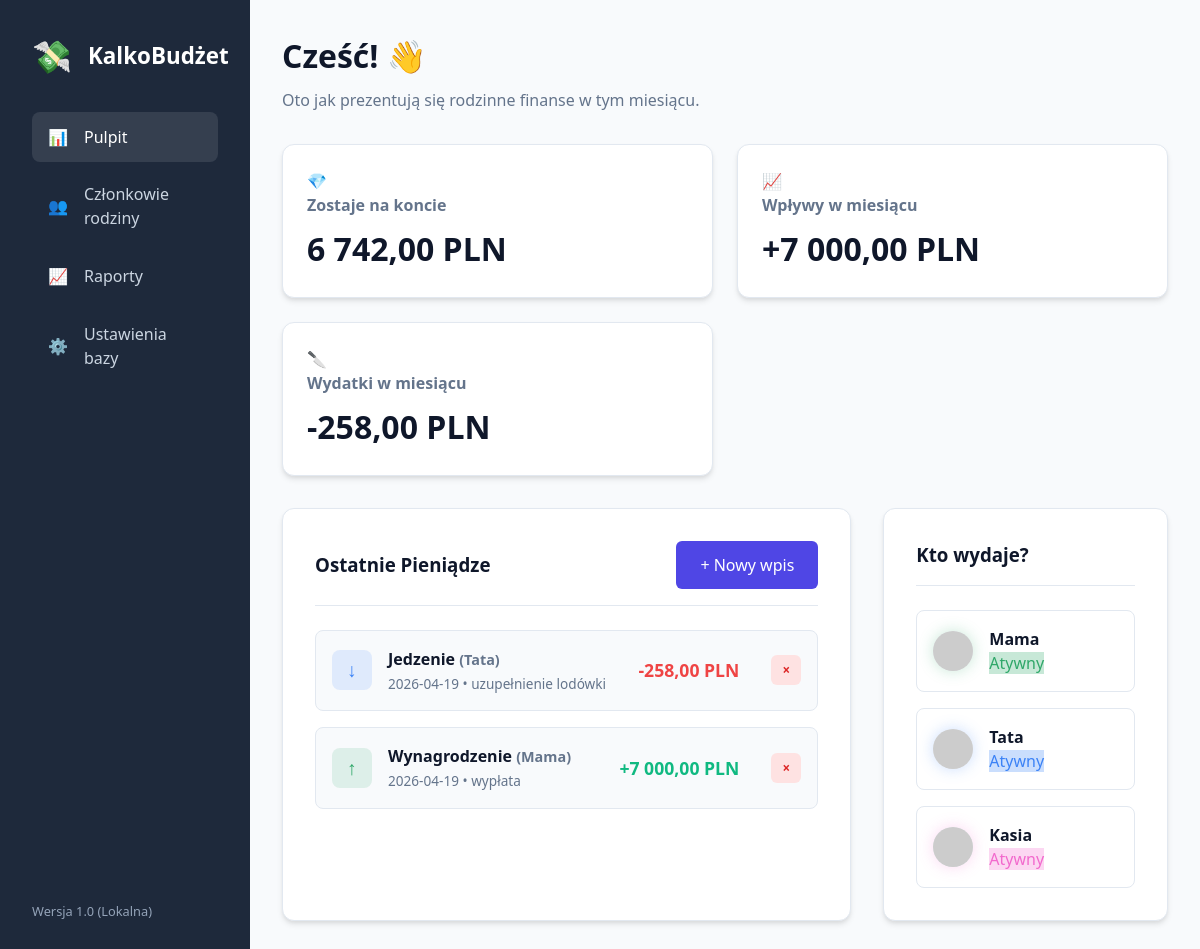
Before: / with the older database file.
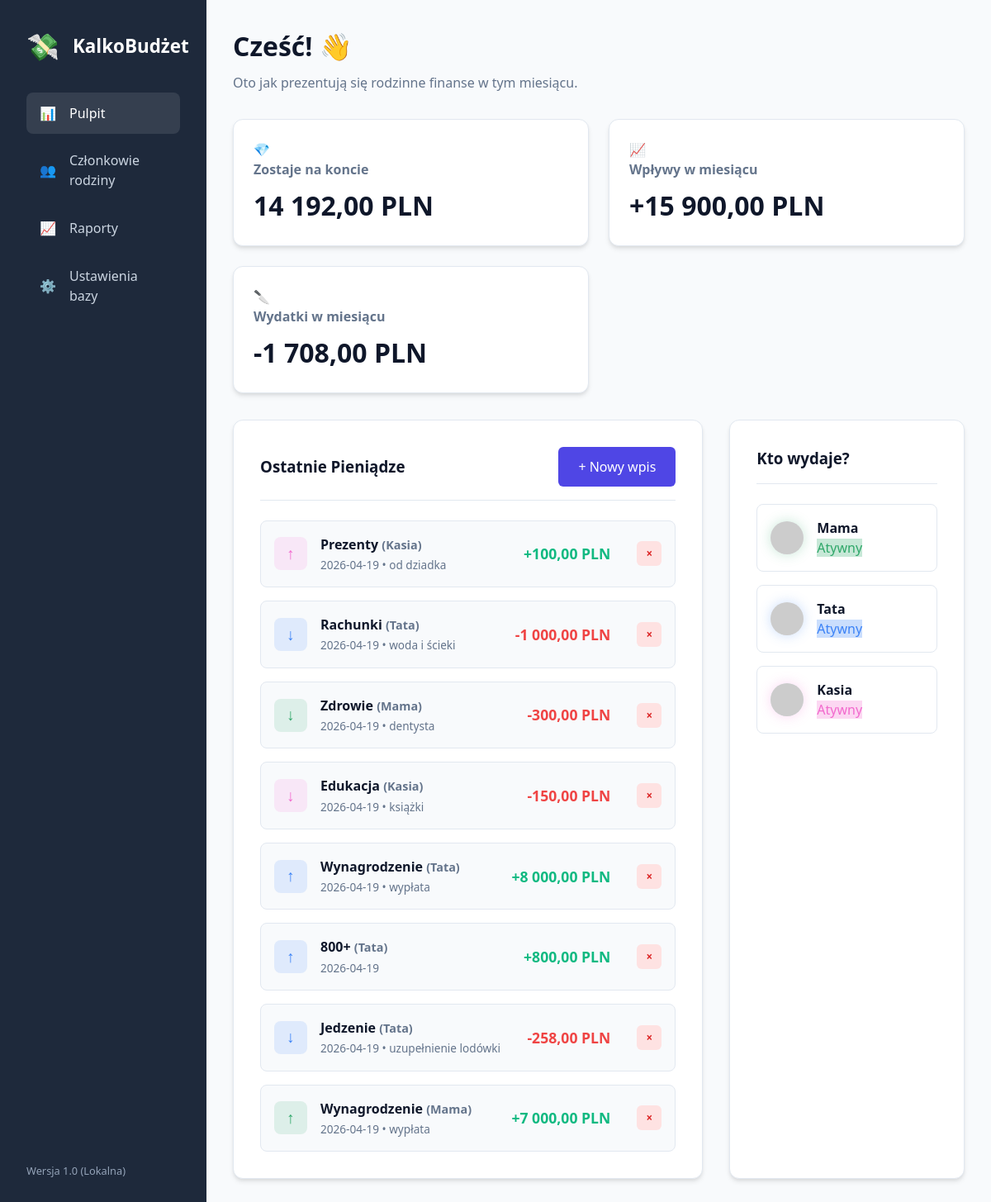
After: the same page with the newer database file.
### tables this page shows
CREATE TABLE transactions (
                id INTEGER PRIMARY KEY AUTOINCREMENT,
                user_id INTEGER NOT NULL,
                category_id INTEGER NOT NULL,
                amount REAL NOT NULL,
                date TEXT NOT NULL,
                description TEXT,
                type TEXT NOT NULL CHECK(type IN ('income', 'expense')),
                FOREIGN KEY (user_id) REFERENCES users(id),
                FOREIGN KEY (category_id) REFERENCES categories(id)
            );

CREATE TABLE categories (
                id INTEGER PRIMARY KEY AUTOINCREMENT,
                name TEXT NOT NULL,
                type TEXT NOT NULL CHECK(type IN ('income', 'expense'))
            );

CREATE TABLE users (
                id INTEGER PRIMARY KEY AUTOINCREMENT,
                name TEXT NOT NULL,
                color TEXT DEFAULT '#ffffff'
            , avatar TEXT DEFAULT 'avataaars');

### index.php (the view, shortened to what this page needs)
<?php
require_once 'db.php';
$stmt = $db->query("SELECT * FROM users");
$users = $stmt->fetchAll(PDO::FETCH_ASSOC);
$stmt = $db->query("SELECT SUM(CASE WHEN type = 'income' THEN amount ELSE -amount END) as balance FROM transactions");
$balanceRaw = $stmt->fetch(PDO::FETCH_ASSOC)['balance'];
$balance = $balanceRaw ? number_format($balanceRaw, 2, ',', ' ') : "0,00";
$currentMonth = date('Y-m');
$stmt = $db->prepare("SELECT type, SUM(amount) as total FROM transactions WHERE date LIKE ? GROUP BY type");
$stmt->execute([$currentMonth . '%']);
$monthlyStats = $stmt->fetchAll(PDO::FETCH_KEY_PAIR);
$income = isset($monthlyStats['income']) ? number_format($monthlyStats['income'], 2, ',', ' ') : "0,00";
$expense = isset($monthlyStats['expense']) ? number_format($monthlyStats['expense'], 2, ',', ' ') : "0,00";
$stmt = $db->query("
    SELECT t.*, u.name as user_name, u.color, c.name as category_name
    FROM transactions t
    JOIN users u ON t.user_id = u.id
    JOIN categories c ON t.category_id = c.id
    ORDER BY t.date DESC, t.id DESC LIMIT 15
");
$transactions = $stmt->fetchAll(PDO::FETCH_ASSOC);
?>
<!DOCTYPE html>
<html lang="pl">
<head>
    <link rel="stylesheet" href="style.css">
</head>
<body>
    <div class="app-container">
        <nav class="sidebar glass-effect">
            <div class="logo">
                <div class="logo-icon">💸</div>
                <h1>KalkoBudżet</h1>
            </div>
            <ul class="nav-links">
                <li class="active"><a href="index.php"><span class="nav-icon">📊</span> Pulpit</a></li>
                <li><a href="members.php"><span class="nav-icon">👥</span> Członkowie rodziny</a></li>
                <li><a href="reports.php"><span class="nav-icon">📈</span> Raporty</a></li>
                <li><a href="settings.php"><span class="nav-icon">⚙️</span> Ustawienia bazy</a></li>
            </ul>
            <div class="sidebar-footer">
                <p>Wersja 1.0 (Lokalna)</p>
            </div>
        </nav>
        <main class="main-content">
            <header class="topbar">
                <div>
                    <h2 class="greeting">Cześć! 👋</h2>
                    <p class="subtitle">Oto jak prezentują się rodzinne finanse w tym miesiącu.</p>
                </div>
            </header>
            <div class="dashboard-cards">
                <div class="card glass-effect gradient-blue">
                    <div class="card-icon">💎</div>
                    <h3>Zostaje na koncie</h3>
                    <p class="amount"><?= $balance ?> PLN</p>
                </div>
                <div class="card glass-effect gradient-green">
                    <div class="card-icon">📈</div>
                    <h3>Wpływy w miesiącu</h3>
                    <p class="amount">+<?= $income ?> PLN</p>
                </div>
                <div class="card glass-effect gradient-red">
                    <div class="card-icon">🔪</div>
                    <h3>Wydatki w miesiącu</h3>
                    <p class="amount">-<?= $expense ?> PLN</p>
                </div>
            </div>
            <div class="content-grid">
                <section class="recent-transactions glass-effect section-box">
                    <div class="section-header">
                        <h3>Ostatnie Pieniądze</h3>
                        <button class="btn-primary" onclick="openModal()">+ Nowy wpis</button>
                    </div>
                    <div class="transaction-list">
                        <?php if (empty($transactions)): ?>
                            <div class="empty-state">
                                <span>🌬️</span>
                                <p>Cisza w portfelu. Dodaj pierwszą transakcję!</p>
                            </div>
                        <?php else: ?>
                            <?php foreach($transactions as $t): ?>
                                <div class="transaction-item">
                                    <div class="t-icon" style="background-color: <?= htmlspecialchars($t['color']) ?>22; color: <?= htmlspecialchars($t['color']) ?>">
                                        <?= $t['type'] == 'income' ? '↑' : '↓' ?>
                                    </div>
                                    <div class="t-details">
                                        <h4><?= htmlspecialchars($t['category_name']) ?> <span class="t-user">(<?= htmlspecialchars($t['user_name']) ?>)</span></h4>
                                        <p><?= htmlspecialchars($t['date']) ?><?= $t['description'] ? ' &bull; '.htmlspecialchars($t['description']) : '' ?></p>
                                    </div>
                                    <div class="t-amount <?= $t['type'] ?>">
                                        <?= $t['type'] == 'income' ? '+' : '-' ?><?= number_format($t['amount'], 2, ',', ' ') ?> PLN
                                    </div>
                                    <form action="delete.php" method="POST" class="delete-form">
                                        <button type="submit" class="btn-delete" title="Usuń wpis">×</button>
                                    </form>
                                </div>
                            <?php endforeach; ?>
                        <?php endif; ?>
                    </div>
                </section>
                <section class="family-members glass-effect section-box">
                    <div class="section-header">
                        <h3>Kto wydaje?</h3>
                    </div>
                    <div class="users-list">
                        <?php foreach($users as $u): ?>
                            <div class="user-card">
                                <div class="user-avatar" style="border-color: <?= htmlspecialchars($u['color']) ?>; box-shadow: 0 0 15px <?= htmlspecialchars($u['color']) ?>44; background-color: #f1f5f9;">
                                    <img src="https://robohash.org/<?= urlencode($u['avatar'] ?? 'cat1') ?>.png?set=set4&size=150x150" alt="<?= htmlspecialchars($u['name']) ?>">
                                </div>
                                <div class="user-info">
                                    <h4><?= htmlspecialchars($u['name']) ?></h4>
                                    <span class="user-badge" style="background-color: <?= htmlspecialchars($u['color']) ?>44; color: <?= htmlspecialchars($u['color']) ?>;">Atywny</span>
                                </div>
                            </div>
                        <?php endforeach; ?>
                    </div>
                </section>
            </div>
        </main>
    </div>
</body>
</html>

### style.css (style rules this page uses)
:root { --bg-color: #f8fafc; --sidebar-bg: #1e293b; --card-bg: #ffffff; --text-primary: #0f172a; --text-secondary: #64748b; --text-sidebar: #f8fafc; --accent-color: #4f46e5; --accent-hover: #4338ca; --green-color: #10b981; --red-color: #ef4444; --blue-color: #3b82f6; --border-color: #e2e8f0; --shadow: 0 4px 6px -1px rgba(0, 0, 0, 0.1), 0 2px 4px -1px rgba(0, 0, 0, 0.06); }
* { margin: 0; padding: 0; box-sizing: border-box; font-family: 'Segoe UI', system-ui, sans-serif; }
body { background-color: var(--bg-color); color: var(--text-primary); min-height: 100vh; font-size: 16px; line-height: 1.5; }
.app-container { display: flex; min-height: 100vh; width: 100%; }
.sidebar { width: 250px; background-color: var(--sidebar-bg); color: var(--text-sidebar); padding: 2rem; display: flex; flex-direction: column; gap: 2rem; flex-shrink: 0; }
.logo { display: flex; align-items: center; gap: 1rem; }
.logo-icon { font-size: 2rem; }
.logo h1 { font-size: 1.4rem; color: #fff; }
.nav-links { list-style: none; display: flex; flex-direction: column; gap: 0.5rem; }
.nav-links a { text-decoration: none; color: #cbd5e1; display: flex; align-items: center; gap: 1rem; padding: 0.8rem 1rem; border-radius: 8px; transition: background 0.2s; }
.nav-links a:hover, .nav-links li.active a { background-color: rgba(255, 255, 255, 0.1); color: #fff; }
.sidebar-footer { margin-top: auto; font-size: 0.8rem; color: #94a3b8; }
.main-content { flex: 1; padding: 2rem; max-width: 1200px; }
.topbar { margin-bottom: 2rem; }
.greeting { font-size: 2rem; margin-bottom: 0.5rem; }
.subtitle { color: var(--text-secondary); }
.dashboard-cards { display: grid; grid-template-columns: repeat(auto-fit, minmax(280px, 1fr)); gap: 1.5rem; margin-bottom: 2rem; }
.card { background-color: var(--card-bg); padding: 1.5rem; border-radius: 12px; box-shadow: var(--shadow); border: 1px solid var(--border-color); }
.card h3 { font-size: 1rem; color: var(--text-secondary); margin-bottom: 0.5rem; }
.card .amount { font-size: 2rem; font-weight: 700; }
.content-grid { display: grid; grid-template-columns: 2fr 1fr; gap: 2rem; }
.section-box { background-color: var(--card-bg); padding: 2rem; border-radius: 12px; box-shadow: var(--shadow); border: 1px solid var(--border-color); }
.section-header { display: flex; justify-content: space-between; align-items: center; margin-bottom: 1.5rem; padding-bottom: 1rem; border-bottom: 1px solid var(--border-color); }
.transaction-list { display: flex; flex-direction: column; gap: 1rem; }
.transaction-item { display: flex; align-items: center; gap: 1rem; padding: 1rem; border-radius: 8px; border: 1px solid var(--border-color); background-color: #f8fafc; }
.t-icon { width: 40px; height: 40px; border-radius: 8px; display: flex; justify-content: center; align-items: center; font-weight: bold; font-size: 1.2rem; background-color: #e2e8f0; }
.t-details { flex: 1; }
.t-details h4 { margin-bottom: 0.2rem; }
.t-user { color: var(--text-secondary); font-size: 0.9em; }
.t-details p { color: var(--text-secondary); font-size: 0.85em; }
.t-amount { font-weight: bold; font-size: 1.1rem; }
.t-amount.income { color: var(--green-color); }
.t-amount.expense { color: var(--red-color); }
.delete-form { margin-left: 1rem; }
.btn-delete { background-color: #fee2e2; color: #dc2626; border: none; width: 30px; height: 30px; border-radius: 6px; cursor: pointer; font-weight: bold; }
.users-list { display: flex; flex-direction: column; gap: 1rem; }
.user-card { display: flex; align-items: center; gap: 1rem; padding: 1rem; border: 1px solid var(--border-color); border-radius: 8px; }
.user-avatar { width: 40px; height: 40px; border-radius: 50%; overflow: hidden; background-color: #e2e8f0; }
.user-avatar img { width: 100%; }
.btn-primary { background-color: var(--accent-color); color: white; border: none; padding: 0.8rem 1.5rem; border-radius: 6px; font-size: 1rem; cursor: pointer; font-weight: 500; }

Changed rows visible on the page:
added transactions: category.name "Prezenty", user.name "Kasia", date "2026-04-19", description "od dziadka", amount "100,00", type "income" (drawn)
added transactions: category.name "Rachunki", user.name "Tata", date "2026-04-19", description "woda i ścieki", amount "1 000,00", type "expense" (drawn)
added transactions: category.name "Zdrowie", user.name "Mama", date "2026-04-19", description "dentysta", amount "300,00", type "expense" (drawn)
added transactions: category.name "Edukacja", user.name "Kasia", date "2026-04-19", description "książki", amount "150,00", type "expense" (drawn)
added transactions: category.name "Wynagrodzenie", user.name "Tata", date "2026-04-19", description "wypłata", amount "8 000,00", type "income" (drawn)
added transactions: category.name "800+", user.name "Tata", date "2026-04-19", amount "800,00", type "income" (drawn)
Other visible differences:
$balance: "6 742,00" → "14 192,00"
$income: "7 000,00" → "15 900,00"
$expense: "258,00" → "1 708,00"
